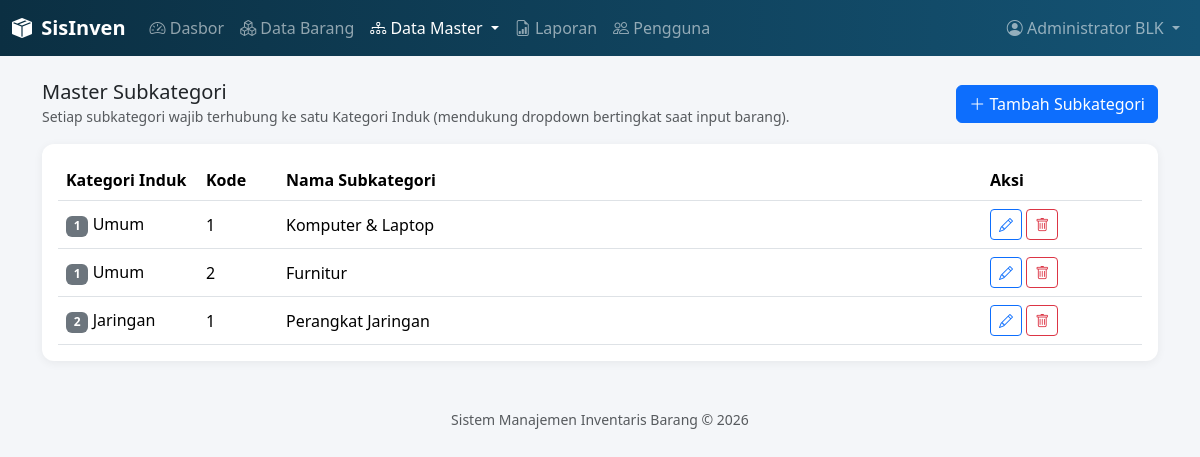
The app's page /master/subkategori.php (signed in) with its own data.
### tables this page shows
CREATE TABLE `subkategori` (
  `id` int(11) NOT NULL,
  `kategori_id` int(11) NOT NULL,
  `kode_subkategori` int(11) NOT NULL,
  `nama_subkategori` varchar(100) NOT NULL,
  `created_at` datetime DEFAULT current_timestamp()
);

CREATE TABLE `kategori` (
  `id` int(11) NOT NULL,
  `kode_kategori` int(11) NOT NULL,
  `nama_kategori` varchar(100) NOT NULL,
  `created_at` datetime DEFAULT current_timestamp()
);

### includes/functions.php (called while the page is built, shortened)
<?php
function amankan($teks) {
    return htmlspecialchars($teks ?? '', ENT_QUOTES, 'UTF-8');
}

### master/subkategori.php (the view, shortened to what this page needs)
<?php
require_once __DIR__ . '/../includes/functions.php';
$pdo = getKoneksi();
$daftar = $pdo->query(
    'SELECT s.*, k.nama_kategori, k.kode_kategori
     FROM subkategori s JOIN kategori k ON k.id = s.kategori_id
     ORDER BY k.kode_kategori, s.kode_subkategori'
)->fetchAll();
$daftarKategori = $pdo->query('SELECT * FROM kategori ORDER BY nama_kategori')->fetchAll();
require_once __DIR__ . '/../includes/header.php';
?>
<div class="d-flex justify-content-between align-items-center mb-3">
  <div>
    <h5 class="mb-0">Master Subkategori</h5>
    <small class="text-muted">Setiap subkategori wajib terhubung ke satu Kategori Induk (mendukung dropdown bertingkat saat input barang).</small>
  </div>
  <?php if (!$daftarKategori): ?>
    <span class="text-danger small">Tambahkan Kategori terlebih dahulu.</span>
  <?php else: ?>
    <button class="btn btn-primary" data-bs-toggle="modal" data-bs-target="#modalForm" onclick="bukaTambah()">
      <i class="bi bi-plus-lg"></i> Tambah Subkategori
    </button>
  <?php endif; ?>
</div>
<div class="card p-3">
  <table class="table table-hover align-middle mb-0">
    <thead><tr><th style="width:140px">Kategori Induk</th><th style="width:80px">Kode</th><th>Nama Subkategori</th><th style="width:160px">Aksi</th></tr></thead>
    <tbody>
    <?php foreach ($daftar as $row): ?>
      <tr>
        <td><span class="badge bg-secondary"><?= amankan($row['kode_kategori']) ?></span> <?= amankan($row['nama_kategori']) ?></td>
        <td><?= amankan($row['kode_subkategori']) ?></td>
        <td><?= amankan($row['nama_subkategori']) ?></td>
        <td>
          <button class="btn btn-sm btn-outline-primary" onclick='bukaEdit(<?= json_encode($row) ?>)'><i class="bi bi-pencil"></i></button>
          <button class="btn btn-sm btn-outline-danger" onclick="hapus(<?= (int)$row['id'] ?>)"><i class="bi bi-trash"></i></button>
        </td>
      </tr>
    <?php endforeach; ?>
    </tbody>
  </table>
</div>
<?php require_once __DIR__ . '/../includes/footer.php'; ?>

### assets/css/style.css (style rules this page uses)
:root { --sisinven-primary: #145374; --sisinven-primary-dark: #0b2f42; --sisinven-accent: #00A8CC; }
body { background-color: #f4f6f9; font-family: 'Segoe UI', system-ui, sans-serif; }
.card { border: none; border-radius: 0.75rem; box-shadow: 0 2px 10px rgba(0,0,0,0.06); }

### records on screen
subkategori: kategori.kode_kategori "1", kategori.nama_kategori "Umum", kode_subkategori "1", nama_subkategori "Komputer & Laptop"
subkategori: kategori.kode_kategori "1", kategori.nama_kategori "Umum", kode_subkategori "2", nama_subkategori "Furnitur"
subkategori: kategori.kode_kategori "2", kategori.nama_kategori "Jaringan", kode_subkategori "1", nama_subkategori "Perangkat Jaringan"

### other values on screen
amankan($_SESSION['nama_lengkap'] ?? '') "Administrator BLK"
